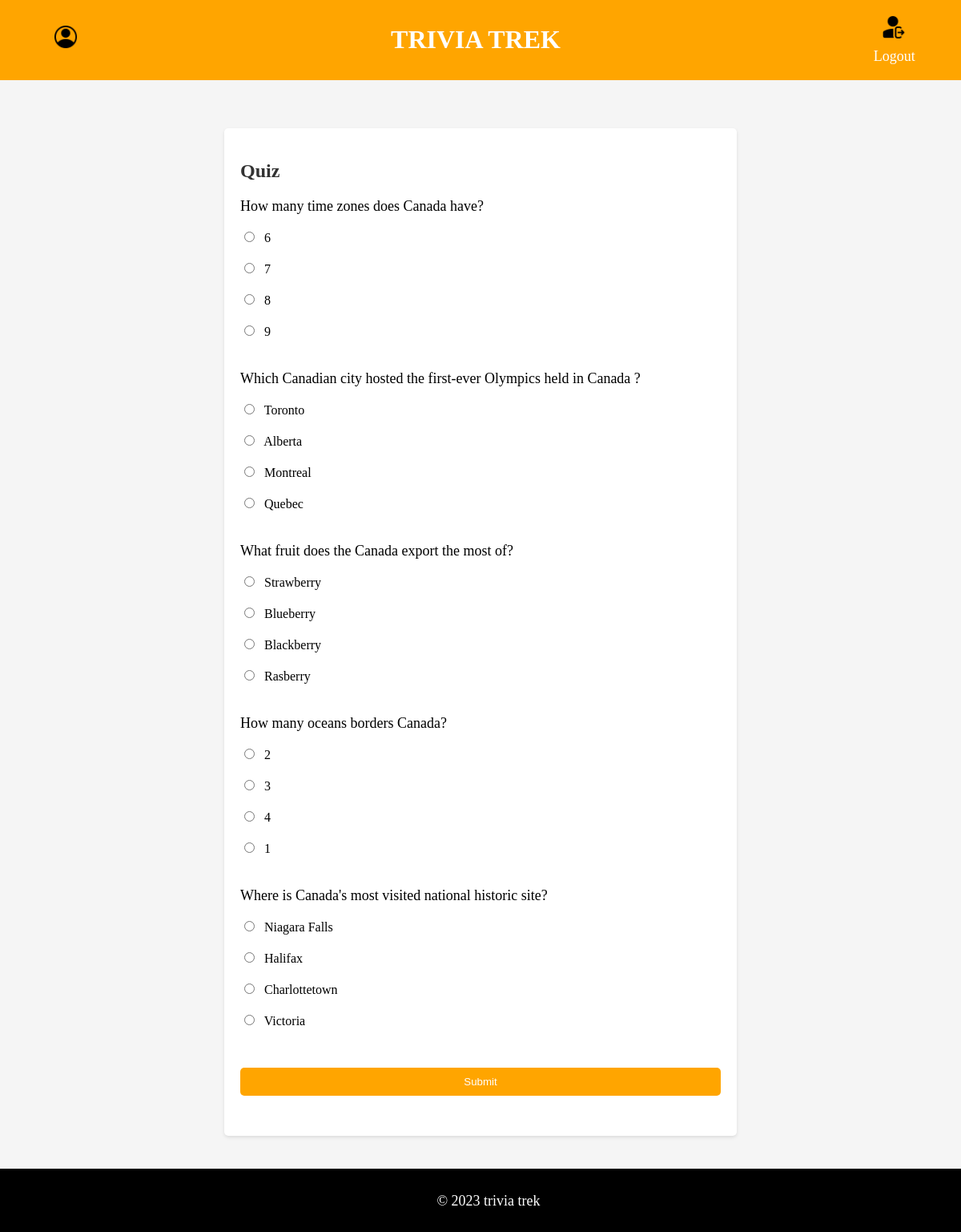
Screenshot of /PROJECT_SAMPLE1/quiz/ with the database file from the repository.
### PROJECT_SAMPLE1/models.py (models this page shows)
class Question(models.Model):
    text = models.TextField()
    choice1 = models.CharField(max_length=200)
    choice2 = models.CharField(max_length=200)
    choice3 = models.CharField(max_length=200)
    choice4 = models.CharField(max_length=200)
    correct_choice = models.CharField(max_length=200)

### PROJECT_SAMPLE1/views.py (the view, shortened to what this page needs)
# urls.py: path('quiz/', views.QuizView.as_view(), name='quiz'),
class QuizView(View):
    def get(self, request):
        questions = Question.objects.order_by('?')[:5]  # Get 5 random questions
        return render(request, 'quiz.html', {'questions': questions})   # Render the quiz template with the questions

### templates/quiz.html (shortened to what this page needs)
{% load static %}
<!DOCTYPE html>
<html lang="en">
<head>
</head>
<body>
    <header>
        <div class="div1">
            <img class="profile-img" src="{% static 'account.png' %}" alt="profile">
        </div>
        <h1>TRIVIA TREK</h1>
        <div class="div2">
            <img class="log-out" src="{% static 'logout.png' %}" alt="Logout">
            <a class="log-out-link" href="{% url 'base' %}">
                <p class="log-out-button">Logout</p>
            </a>
        </div>
    </header>
    <div class="quiz-container">
          <h2>Quiz</h2>
          <form method="post">
            {% for question in questions %}
              <p>{{ question.text }}</p>
              <label><input type="radio" name="question_{{ question.id }}" value="{{ question.choice1 }}"> {{ question.choice1 }}</label><br>
              <label><input type="radio" name="question_{{ question.id }}" value="{{ question.choice2 }}"> {{ question.choice2 }}</label><br>
              <label><input type="radio" name="question_{{ question.id }}" value="{{ question.choice3 }}"> {{ question.choice3 }}</label><br>
              <label><input type="radio" name="question_{{ question.id }}" value="{{ question.choice4 }}"> {{ question.choice4 }}</label><br>
            {% endfor %}
            <button type="submit">Submit</button>
          </form>
    </div>
    <footer>
        <p>&copy; 2023 trivia trek</p>
    </footer>
</body>
</html>

### templates/quiz.html (style rules this page uses)
h1 { font-family: Monospaced, serif; }
body { background-color: whitesmoke; margin: 0; padding: 0; font-family: Verdana, serif; }
.quiz-container { background-color: #ffffff; border-radius: 5px; box-shadow: 0 2px 4px rgba(0, 0, 0, 0.1); width: 50%; margin: 5% auto; padding: 20px; margin-bottom: 10%; }
h2 { color: #333; }
form { margin-top: 20px; }
p { font-size: 18px; margin-top: 20px; }
label { display: block; margin-bottom: 1px; font-weight: 500; }
input[type="radio"] { margin-right: 8px; }
button[type="submit"] { width: 100%; display: block; margin: 5% auto; padding: 10px 20px; background-color: orange; color: white; border: none; border-radius: 5px; cursor: pointer; transition: background-color 0.3s ease-in-out; }
footer { background-color: black; color: white; text-align: center; padding: 10px; position: fixed; bottom: 0; width: 100%; }
header { background-color: orange; color: white; text-align: center; padding: 10px; display: flex; justify-content: space-between; align-items: center; }
.profile-img { width: 30px; height: 30px; display: block; margin-bottom: 20%; margin-left: 10px; }
.div1 { margin-left: 4%; }
.log-out { width: 30px; height: 30px; margin-left: 10px; display: block; margin-bottom: 20%; }
.log-out-link { text-decoration: none; }
.log-out-button { color: white; text-decoration: none; cursor: pointer; display: inline; }
.div2 { margin-right: 4%; }

### rows the page displays
Question: text "How many time zones does Canada have?", choice1 "6", choice2 "7", choice3 "8", choice4 "9"
Question: text "Which Canadian city hosted the first-ever Olympics held in Canada ?", choice1 "Toronto", choice2 "Alberta", choice3 "Montreal", choice4 "Quebec"
Question: text "What fruit does the Canada export the most of?", choice1 "Strawberry", choice2 "Blueberry", choice3 "Blackberry", choice4 "Rasberry"
Question: text "How many oceans borders Canada?", choice1 "2", choice2 "3", choice3 "4", choice4 "1"
Question: text "Where is Canada's most visited national historic site?", choice1 "Niagara Falls", choice2 "Halifax", choice3 "Charlottetown", choice4 "Victoria"
